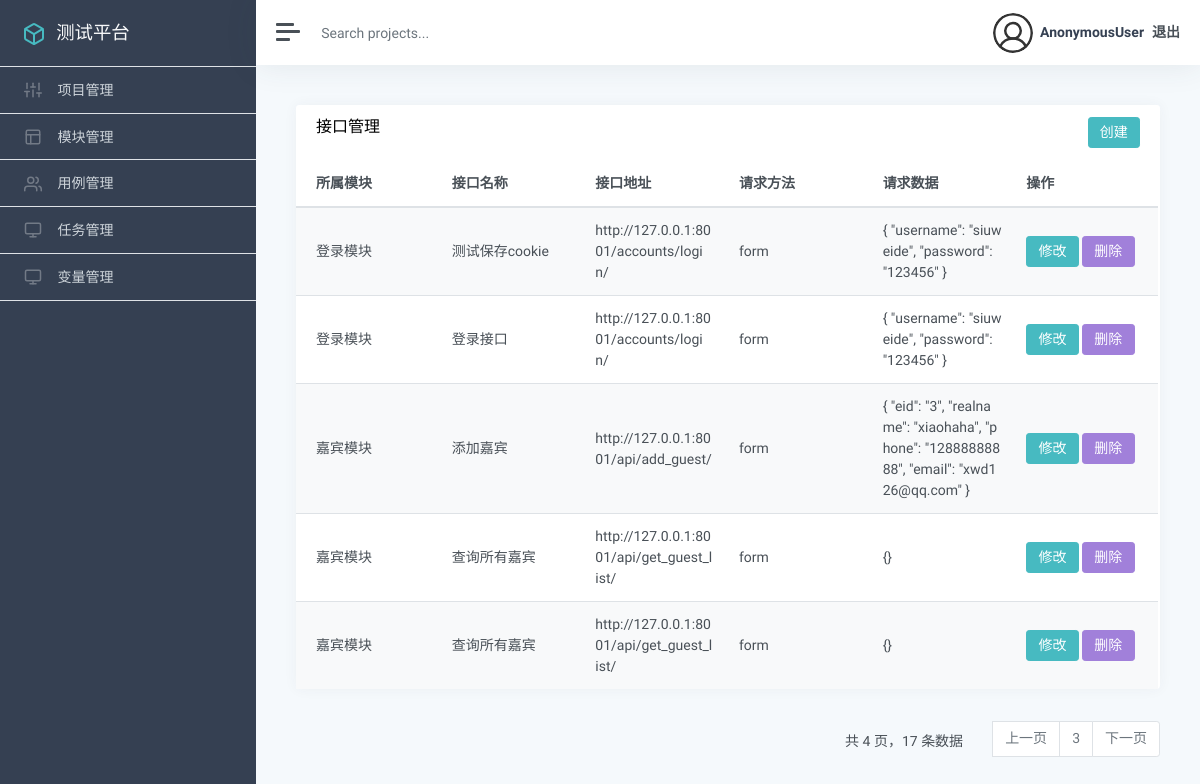
Page /api/list/?page=3 on the earlier database version.
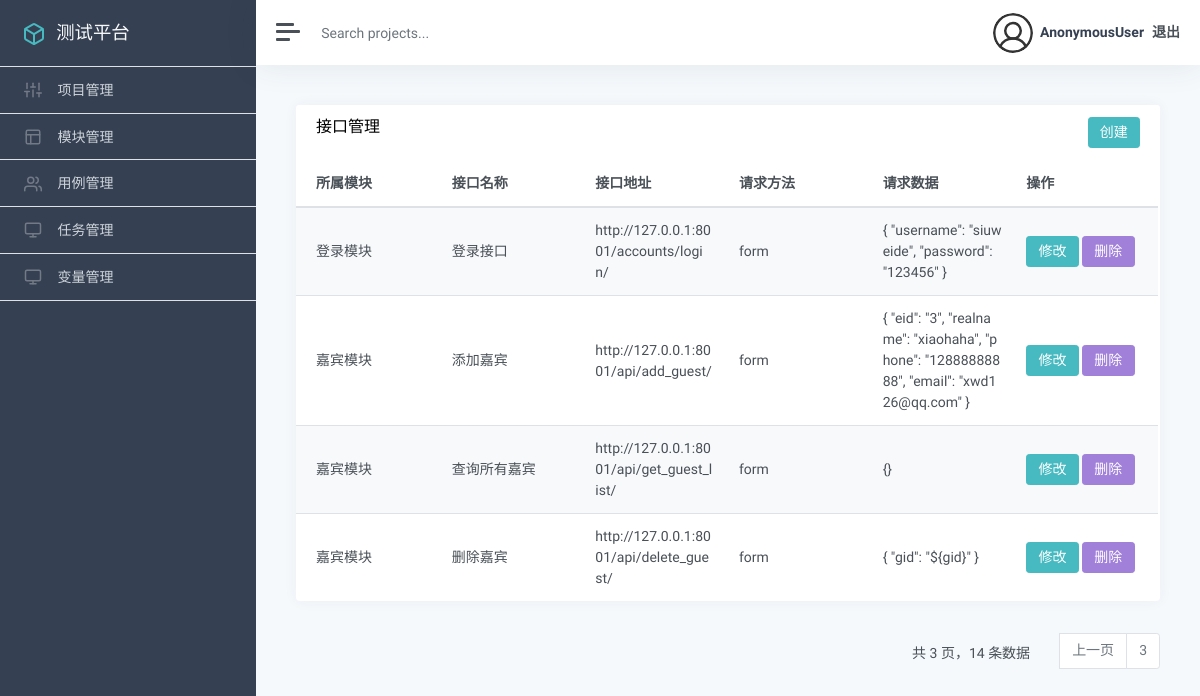
Same page on the later database version.
### app_api/models.py (models this page shows, shortened)
class ApiCase(models.Model):
    REQUEST_CHOICE = (
        ('POST', 'POST'),
        ('GET', 'GET'),
        ('PUT', 'PUT'),
        ('DELETE', 'DELETE')
    )
    TYPE_CHOICE = (
        ('FORM-DATA', 'FORM-DATA'),
        ('JSON', 'JSON'),
    )
    ASSERT_CHOICES = (
        ('INCLUDE', 'INCLUDE'),
        ('EQUAL', 'EQUAL')
    )
    COOKIE_CHOICES = (
        ('YES','YES'),
        ('NO','NO')
    )
    """ 接口用例表 """
    module = models.ForeignKey(Module, on_delete=models.CASCADE)
    api_type = models.ForeignKey(ApiCaseType, on_delete=models.CASCADE)
    name = models.CharField('接口名称', max_length=50)
    url = models.CharField('url地址', max_length=500)
    method = models.CharField('请求方式', max_length=100, choices=REQUEST_CHOICE, default='GET')
    is_cookie = models.CharField('是否获取cookie', max_length=50, choices=COOKIE_CHOICES, default='NO')
    header = models.TextField('请求头', blank=True, null=True)
    req_type = models.CharField('参数类型', max_length=50, choices=TYPE_CHOICE, default='FORM-DATA')
    req_body = models.TextField('参数内容', blank=True, null=True)
    assert_type = models.CharField('断言类型', max_length=50, choices=ASSERT_CHOICES, default='INCLUDE')
    assert_body = models.TextField('断言内容',blank=True, null=True)
    assert_result = models.CharField('断言结果', max_length=200,blank=True, null=True)
    response_result = models.TextField('响应结果', blank=True, null=True)
    update_time = models.DateTimeField('更新时间', auto_now=True)
    create_time = models.DateTimeField('创建时间', auto_now_add=True)
    class Meta:
        db_table = 'apicase'

### app_module/models.py (models this page shows)
class Module(models.Model):
    project = models.ForeignKey(Project, on_delete=models.CASCADE)
    name = models.CharField("模块名称", max_length=100)
    describe = models.TextField("描述", default="")
    update_time = models.DateTimeField("更新时间", auto_now=True)
    create_time = models.DateTimeField("创建时间", auto_now_add=True)
    def __str__(self):
        return self.name

### app_api/views.py (the view)
# urls.py: path('list/', views.api_list, name='api_list'),
def api_list(request):
    api_list = ApiCase.objects.all()
    p = Paginator(api_list, 5)
    page = request.GET.get('page', '')
    if page == "":
        page = 1
    try:
        api_list = p.page(page)
    except EmptyPage:
        api_list = p.page(p.num_pages)
    except PageNotAnInteger:
        api_list = p.page(1)
    return render(request, 'api/list.html', {
        "api_list":api_list
    })

### templates/api/list.html (shortened to what this page needs)
{% extends "manage.html" %}
{% load static %}
{% block manage %}
<div class="card flex-fill">
    <div class="card-header">
        <h5 class="card-title mb-0" style="float:left">接口管理</h5>
        <button onclick="add()" type="button" class="btn btn-primary" style="float:right">创建</button>
    </div>
    <div id="datatables-dashboard-traffic_wrapper" class="dataTables_wrapper dt-bootstrap4 no-footer">
        <div class="row">
            <div class="col-sm-12">
                <table id="datatables-dashboard-traffic" class="table table-striped my-0 dataTable no-footer"
                    role="grid" aria-describedby="datatables-dashboard-traffic_info">
                    <thead>
                        <tr role="row">
                            <th>所属模块</th>
                            <th>接口名称</th>
                            <th>接口地址</th>
                            <th>请求方法</th>
                            <th>请求数据</th>
                            <th>操作</th>
                        </tr>
                    </thead>
                    <tbody>
                        {% for a in api_list %}
                        <tr role="row" class="odd">
                            <td>{{ a.module }}</td>
                            <td>{{ a.name }}</td>
                            <td>{{ a.url }}</td>
                            <td>{{ a.req_type }}</td>
                            <td>{{ a.req_body }}</td>
                            <td>
                              <a href="{% url "app_api:edit_api" a.id %}"><button class="btn btn-primary">修改</button></a>
                              <button onclick="del({{ a.id }})" type="button" class="btn btn-secondary">删除</button>
                            </td>
                        </tr>
                        {% endfor %}
                    </tbody>
                </table>
            </div>
        </div>
    </div>
</div>
    <div style="float: right">
        <nav aria-label="Page navigation example">
          <ul class="pagination">
          <div id="number-data" style="margin: 10px;margin-right: 30px;">
                共 {{ api_list.paginator.num_pages }} 页，{{ api_list.paginator.count }} 条数据
          </div>
            {% if api_list.has_previous %}
                <li class="page-item">
                    <a class="page-link" href="?page={{ api_list.previous_page_number }}">上一页</a>
                </li>
            {% endif %}
                <li class="page-item">
                    <a class="page-link" href="">{{ api_list.number }}</a>
                </li>
            {% if api_list.has_next %}
                <li class="page-item">
                    <a class="page-link" href="?page={{ api_list.next_page_number }}">下一页</a>
                </li>
            {% endif %}
          </ul>
        </nav>
    </div>
{% endblock %}

### templates/manage.html (shortened to what this page needs)
{% extends "base.html" %}
{% load static %}
{% block base %}
<div class="wrapper">
    <nav id="sidebar" class="sidebar">
        <div class="sidebar-content ">
            <a class="sidebar-brand" href="">
                <span class="align-middle">测试平台</span>
            </a>
            <ul class="sidebar-nav">
                <li class="sidebar-item">
                    <a href="{% url "app_project:project_list" %}" class="sidebar-link" aria-expanded="true">
                        <span class="align-middle">项目管理</span>
                    </a>
                </li>
                <li class="sidebar-item">
                    <a href="{% url "app_module:module_list" %}" class="sidebar-link collapsed">
                        <span class="align-middle">模块管理</span>
                    </a>
                </li>
                <li class="sidebar-item">
                    <a href="{% url "app_api:api_list" %}" class="sidebar-link collapsed">
                        <span class="align-middle">用例管理</span>
                    </a>
                </li>
                <li class="sidebar-item">
                    <a href="/task/list/" class="sidebar-link collapsed">
                        <span class="align-middle">任务管理</span>
                    </a>
                </li>
                <li class="sidebar-item">
                    <a href="/variable/list/" class="sidebar-link collapsed">
                        <span class="align-middle">变量管理</span>
                    </a>
                </li>
        </div>
    </nav>
    <div class="main">
        <nav class="navbar navbar-expand navbar-light bg-white">
            <a class="sidebar-toggle d-flex mr-2">
                <i class="hamburger align-self-center"></i>
            </a>
            <form class="form-inline d-none d-sm-inline-block">
                <input class="form-control form-control-no-border mr-sm-2" type="text" placeholder="Search projects..."
                       aria-label="Search">
            </form>
            <div class="navbar-collapse collapse">
                <ul class="navbar-nav ml-auto">
                    <li class="nav-item dropdown">
                        <a class="nav-link d-none d-sm-inline-block" href="#" data-toggle="dropdown">
                            <img src="/static/img/user.svg" class="avatar img-fluid rounded-circle mr-1"
                                 alt="Chris Wood">
                            <span class="text-dark">{{ user }}</span>
                            <a onclick="logout()">退出</a>
                        </a>
                    </li>
                </ul>
            </div>
        </nav>
        <main class="content">
            <div class="container-fluid p-0">
                {% block manage %}
                {% endblock %}
            </div>
        </main>
    </div>
</div>
{% endblock %}

### templates/base.html (shortened to what this page needs)
{% load static %}
<!DOCTYPE html>
<html lang="en">
<head>
    <link rel='stylesheet' href='{% static "css/robust.css" %}' type='text/css' />
    <link rel='stylesheet' href='{% static "css/classic.css" %}' type='text/css' />
</head>
<body>
{% block base %}{% endblock %}
</body>
</html>

Differences in the rows shown:
no longer on this page (row unchanged): ApiCase: module "登录模块", name "测试保存cookie", url "http://127.0.0.1:8001/accounts/login/", req_type "form", req_body "{ \"username\": \"siuweide\", \"password\": \"123456\" }"
removed ApiCase: module "嘉宾模块", name "查询所有嘉宾", url "http://127.0.0.1:8001/api/get_guest_list/", req_type "form", req_body "{}"
now on this page (row unchanged): ApiCase: module "嘉宾模块", name "删除嘉宾", url "http://127.0.0.1:8001/api/delete_guest/", req_type "form", req_body "{ \"gid\": \"${gid}\" }"
Other differences:
{{ api_list.paginator.num_pages }}: "4" → "3"
{{ api_list.paginator.count }}: "17" → "14"
text no longer shown: "下一页"
